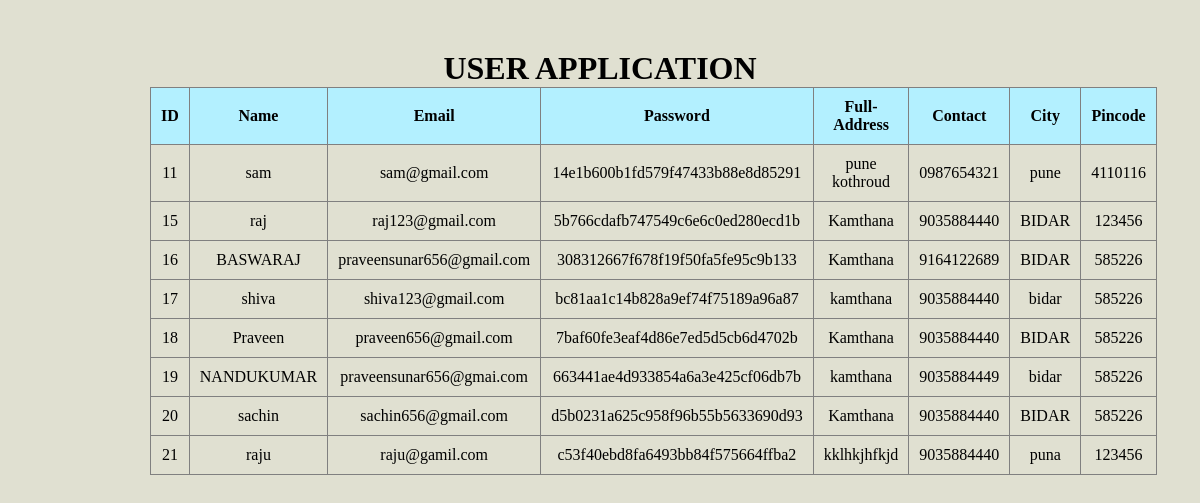
Screenshot of /displayuser.php with the database file from the repository.
### tables this page shows
CREATE TABLE `users` (
  `id` int(11) NOT NULL,
  `name` varchar(255) NOT NULL,
  `email` varchar(255) NOT NULL,
  `password` varchar(255) NOT NULL,
  `contact` varchar(255) NOT NULL,
  `city` varchar(255) NOT NULL,
  `address` varchar(255) NOT NULL,
  `pincode` varchar(250) NOT NULL
);

### displayuser.php (the view, shortened to what this page needs)
<?php
$con=mysqli_connect("localhost","root","","store");
 $query="select * from users";
 $connect=mysqli_query($con,$query);
 $num=mysqli_num_rows($connect);
 ?>
 <!DOCTYPE html>
 <html>
 <head>
 </head>
 <body>
 <div class="container">
    <h1 align='center'>USER  APPLICATION</h1>
      <table border="1">
           <tr>
                <th>ID</th>
                <th>Name</th>
                <th>Email</th>
                <th>Password</th>
                <th>Full-Address</th>
                <th>Contact</th>
                <th>City</th>
                <th>Pincode</th>
           </tr>
           <?php
                if ($num>0) {
                     while($data=mysqli_fetch_assoc($connect)){
                          echo "
                               <tr>
                               <td>".$data['id']."</td>
                               <td>".$data['name']."</td>
                               <td>".$data['email']."</td>
                               <td>".$data['password']."</td>
                               <td>".$data['address']."</td>
                               <td>".$data['contact']."</td>
                               <td>".$data['city']."</td>
                               <td>".$data['pincode']."</td>
                               </tr>
                          ";
                     }
                }
           ?>
      </table>
 </div>
 </body>
 </html>

### displayuser.php (style rules this page uses)
* { padding: 0; margin: 0; box-sizing: border-box; }
body { width: 100%; min-height: 100vh; background-color: #e0e0d1; }
.container { max-width: 900px; margin: 50px auto; width: 100%; }
table { border-collapse: collapse; width: 100%; }
table th { background-color: #b3f0ff; color: black; padding: 10px; }
table td { padding: 10px; color: black; font-size: 1em; text-align: center; }

### rows the page displays
users: id "11", name "sam", email "sam@gmail.com", password "14e1b600b1fd579f47433b88e8d85291", address "pune kothroud", contact "0987654321", city "pune", pincode "4110116"
users: id "15", name "raj", email "raj123@gmail.com", password "5b766cdafb747549c6e6c0ed280ecd1b", address "Kamthana", contact "9035884440", city "BIDAR", pincode "123456"
users: id "16", name "BASWARAJ", email "praveensunar656@gmail.com", password "308312667f678f19f50fa5fe95c9b133", address "Kamthana", contact "9164122689", city "BIDAR", pincode "585226"
users: id "17", name "shiva", email "shiva123@gmail.com", password "bc81aa1c14b828a9ef74f75189a96a87", address "kamthana", contact "9035884440", city "bidar", pincode "585226"
users: id "18", name "Praveen", email "praveen656@gmail.com", password "7baf60fe3eaf4d86e7ed5d5cb6d4702b", address "Kamthana", contact "9035884440", city "BIDAR", pincode "585226"
users: id "19", name "NANDUKUMAR", email "praveensunar656@gmai.com", password "663441ae4d933854a6a3e425cf06db7b", address "kamthana", contact "9035884449", city "bidar", pincode "585226"
users: id "20", name "sachin", email "sachin656@gmail.com", password "d5b0231a625c958f96b55b5633690d93", address "Kamthana", contact "9035884440", city "BIDAR", pincode "585226"
users: id "21", name "raju", email "raju@gamil.com", password "c53f40ebd8fa6493bb84f575664ffba2", address "kklhkjhfkjd", contact "9035884440", city "puna", pincode "123456"
